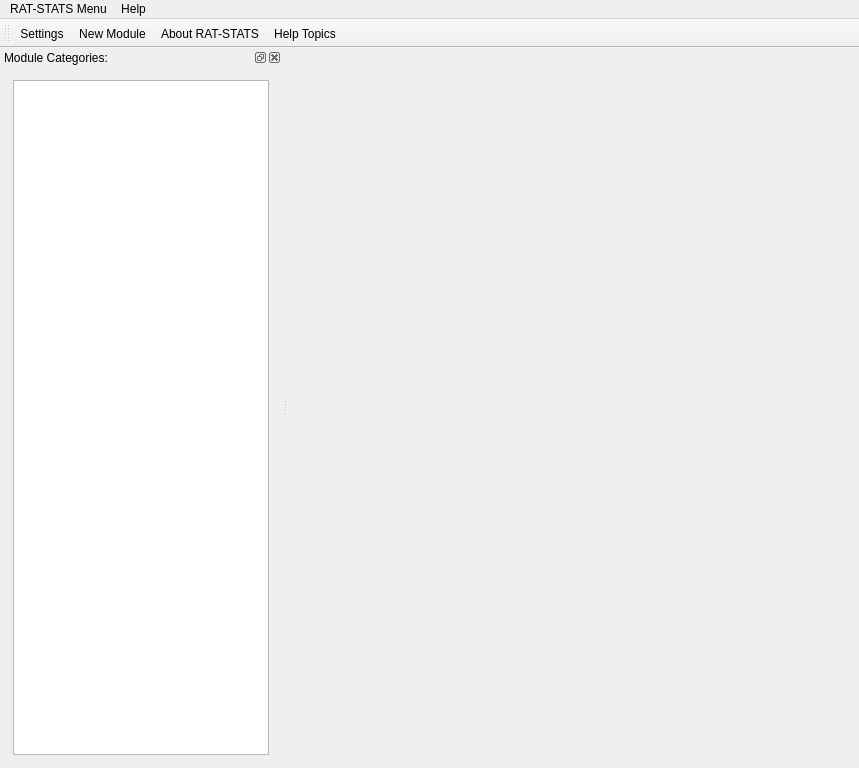
<?xml version="1.0" encoding="UTF-8"?>
<ui version="4.0">
 <class>UIRStatsMain</class>
 <widget class="QMainWindow" name="UIRStatsMain">
  <property name="geometry">
   <rect>
    <x>0</x>
    <y>0</y>
    <width>859</width>
    <height>768</height>
   </rect>
  </property>
  <property name="windowTitle">
   <string>RAT-STATS 2017</string>
  </property>
  <widget class="QWidget" name="m_main">
   <layout class="QVBoxLayout" name="verticalLayout">
    <item>
     <widget class="QFrame" name="m_lytModules">
      <layout class="QVBoxLayout" name="verticalLayout_3">
       <property name="leftMargin">
        <number>4</number>
       </property>
       <property name="topMargin">
        <number>4</number>
       </property>
       <property name="rightMargin">
        <number>4</number>
       </property>
       <property name="bottomMargin">
        <number>4</number>
       </property>
      </layout>
     </widget>
    </item>
   </layout>
  </widget>
  <widget class="QToolBar" name="m_tlbCommands">
   <property name="windowTitle">
    <string>toolBar</string>
   </property>
   <attribute name="toolBarArea">
    <enum>TopToolBarArea</enum>
   </attribute>
   <attribute name="toolBarBreak">
    <bool>false</bool>
   </attribute>
   <addaction name="m_actionSettings_Manager"/>
   <addaction name="m_actionAdd_New_Module"/>
   <addaction name="m_actionAbout_RAT_STATS_2017"/>
   <addaction name="m_actionHelp_Topics"/>
  </widget>
  <widget class="QDockWidget" name="m_dockCategories">
   <property name="windowTitle">
    <string>Module Categories:</string>
   </property>
   <attribute name="dockWidgetArea">
    <number>1</number>
   </attribute>
   <widget class="QWidget" name="dockWidgetContents">
    <layout class="QVBoxLayout" name="verticalLayout_4">
     <item>
      <widget class="QFrame" name="verticalFrame">
       <layout class="QVBoxLayout" name="verticalLayout_2">
        <property name="leftMargin">
         <number>4</number>
        </property>
        <property name="topMargin">
         <number>4</number>
        </property>
        <property name="rightMargin">
         <number>4</number>
        </property>
        <property name="bottomMargin">
         <number>4</number>
        </property>
        <item>
         <widget class="QListWidget" name="m_lstCategories">
          <property name="sizePolicy">
           <sizepolicy hsizetype="Expanding" vsizetype="Expanding">
            <horstretch>0</horstretch>
            <verstretch>0</verstretch>
           </sizepolicy>
          </property>
          <property name="font">
           <font>
            <pointsize>9</pointsize>
           </font>
          </property>
          <property name="styleSheet">
           <string notr="true">QListWidget:item
{
	height:32px;
	padding:1px;
}</string>
          </property>
         </widget>
        </item>
       </layout>
      </widget>
     </item>
    </layout>
   </widget>
  </widget>
  <widget class="QMenuBar" name="m_menuBar">
   <property name="geometry">
    <rect>
     <x>0</x>
     <y>0</y>
     <width>859</width>
     <height>20</height>
    </rect>
   </property>
   <widget class="QMenu" name="m_menuFile">
    <property name="title">
     <string>RAT-STATS Menu</string>
    </property>
    <addaction name="m_actionSettings_Manager"/>
    <addaction name="m_actionAdd_New_Module"/>
    <addaction name="separator"/>
    <addaction name="m_actionExit"/>
   </widget>
   <widget class="QMenu" name="m_menuHelp">
    <property name="title">
     <string>Help</string>
    </property>
    <addaction name="m_actionHelp_Topics"/>
    <addaction name="m_actionAbout_RAT_STATS_2017"/>
   </widget>
   <addaction name="m_menuFile"/>
   <addaction name="m_menuHelp"/>
  </widget>
  <action name="m_actionSettings_Manager">
   <property name="text">
    <string>Settings...</string>
   </property>
   <property name="shortcut">
    <string>Alt+S</string>
   </property>
  </action>
  <action name="m_actionExit">
   <property name="text">
    <string>Exit</string>
   </property>
   <property name="shortcut">
    <string>Alt+Q</string>
   </property>
  </action>
  <action name="m_actionHelp_Topics">
   <property name="text">
    <string>Help Topics</string>
   </property>
   <property name="shortcut">
    <string>Alt+K</string>
   </property>
  </action>
  <action name="m_actionAbout_RAT_STATS_2017">
   <property name="text">
    <string>About RAT-STATS</string>
   </property>
   <property name="shortcut">
    <string>Alt+A</string>
   </property>
  </action>
  <action name="m_actionAdd_New_Module">
   <property name="text">
    <string>New Module...</string>
   </property>
   <property name="toolTip">
    <string>Create a new module</string>
   </property>
   <property name="shortcut">
    <string>Alt+N</string>
   </property>
  </action>
  <action name="actionNormal">
   <property name="text">
    <string>Normal</string>
   </property>
  </action>
  <action name="actionLarger">
   <property name="text">
    <string>Larger</string>
   </property>
  </action>
  <action name="actionLargest">
   <property name="text">
    <string>Largest</string>
   </property>
  </action>
 </widget>
 <resources/>
 <connections/>
</ui>
